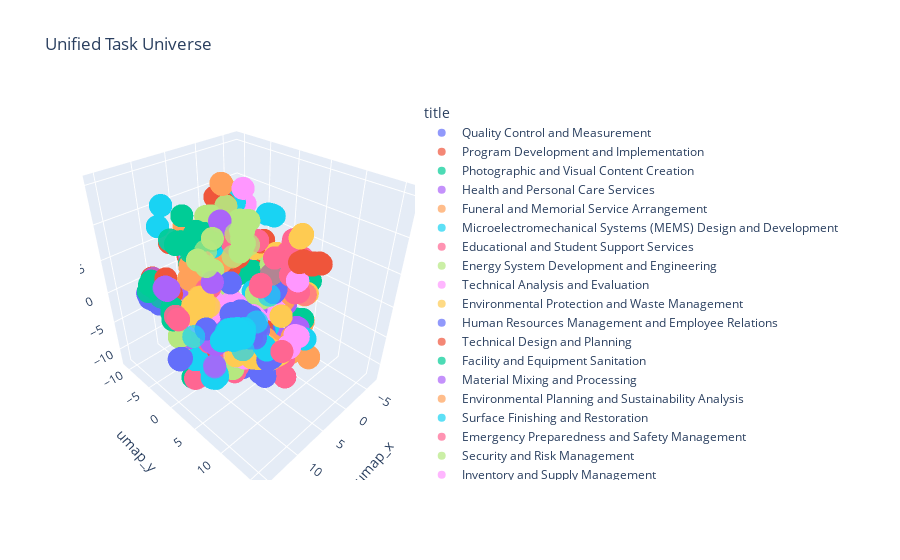

Write notebook code for a chart like this one.
### Markdown cell above
### Visualize the Embedding Space

### Code cell
PLOTLY_PATH = "umap_3d_plot.html"

if os.path.exists(PLOTLY_PATH):
    print("Plot already exists. Skipping plot generation")
else: 
    print ("Plot not found. Creating and saving 3D UMAP plot...")

    # Map cluster_id → llm_title
    cluster_to_title = llm_meta_df.set_index('cluster_id')['title'].to_dict()

    # Create a new column in tasks_df with the human-readable label
    tasks_df['title'] = tasks_df['cluster_id'].map(cluster_to_title)

    umap_3d = umap.UMAP(n_components=3, random_state=42).fit_transform(reduced_embeddings_non_noise)

    tasks_df_non_noise = tasks_df.iloc[non_noise_indices].copy()
    tasks_df_non_noise[['umap_x', 'umap_y', 'umap_z']] = umap_3d

    fig = px.scatter_3d(
        tasks_df_non_noise,
        x='umap_x',
        y='umap_y',
        z='umap_z',
        color='title',
        title='Unified Task Universe',
        opacity=0.7
    )
    fig.show()
    fig.write_html(PLOTLY_PATH)
    print(f"Plot saved to: {PLOTLY_PATH}")
